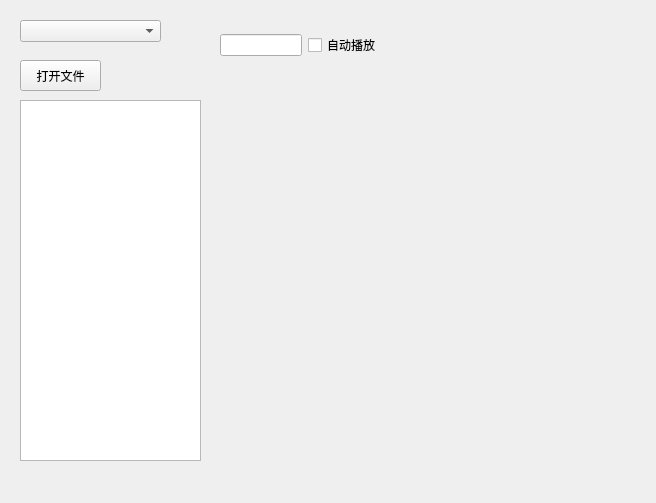
<?xml version="1.0" encoding="UTF-8"?>
<ui version="4.0">
 <class>Widget</class>
 <widget class="QWidget" name="Widget">
  <property name="geometry">
   <rect>
    <x>0</x>
    <y>0</y>
    <width>656</width>
    <height>503</height>
   </rect>
  </property>
  <property name="windowTitle">
   <string>Widget</string>
  </property>
  <widget class="QPushButton" name="openfile_btn">
   <property name="geometry">
    <rect>
     <x>20</x>
     <y>60</y>
     <width>81</width>
     <height>31</height>
    </rect>
   </property>
   <property name="text">
    <string>打开文件</string>
   </property>
  </widget>
  <widget class="QComboBox" name="photoPath">
   <property name="geometry">
    <rect>
     <x>20</x>
     <y>20</y>
     <width>141</width>
     <height>22</height>
    </rect>
   </property>
  </widget>
  <widget class="QListWidget" name="preview_widget">
   <property name="geometry">
    <rect>
     <x>20</x>
     <y>100</y>
     <width>181</width>
     <height>361</height>
    </rect>
   </property>
  </widget>
  <widget class="QWidget" name="layoutWidget">
   <property name="geometry">
    <rect>
     <x>220</x>
     <y>20</y>
     <width>161</width>
     <height>51</height>
    </rect>
   </property>
   <layout class="QHBoxLayout" name="horizontalLayout">
    <item>
     <widget class="QLineEdit" name="time_edit">
      <property name="inputMask">
       <string/>
      </property>
      <property name="text">
       <string/>
      </property>
     </widget>
    </item>
    <item>
     <widget class="QCheckBox" name="autoPlay">
      <property name="text">
       <string>自动播放</string>
      </property>
     </widget>
    </item>
   </layout>
  </widget>
  <widget class="QLabel" name="photoShow">
   <property name="geometry">
    <rect>
     <x>220</x>
     <y>100</y>
     <width>401</width>
     <height>361</height>
    </rect>
   </property>
   <property name="text">
    <string/>
   </property>
  </widget>
 </widget>
 <resources/>
 <connections/>
</ui>
